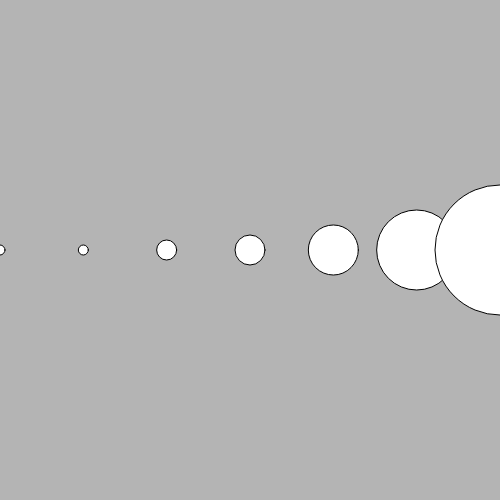
Frame 1 (no input)
Frame 2 (the mouse pressed at the canvas centre, redrawn once): identical to frame 1, image omitted

The p5.js sketch that drew this single still picture (run headless with seeded random() and noise() and a simulated clock; the mouse was pressed at the canvas centre and the sketch redrawn once):

// p5.js sketch
// ── sketch.js
var myArray = [10, 10, 20, 30, 50, 80, 130];

function setup() {
    createCanvas(500, 500);
    noLoop();
    stroke(0);
}

function draw() {
    background(180);
    
    var length = myArray.length;
    for (var i = 0; i < length; i++) {
        var diameter = myArray[i];
        print(diameter);
        ellipse(i / (length - 1) * width, 250, diameter, diameter);
    }
}
